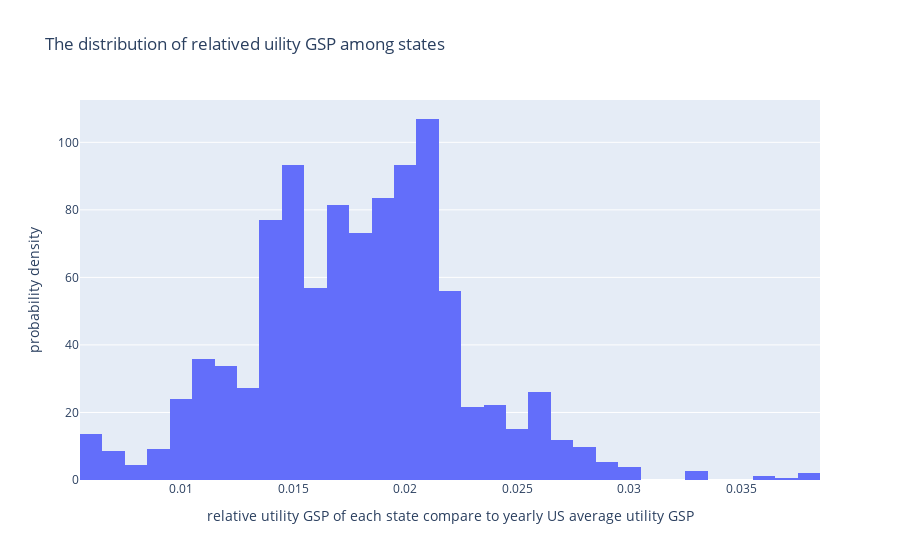

The code cell stored with this chart in its notebook:
### Markdown cell above
Following that pattern of thoughts, we can try to find the distribution of relative utility GSP across different states (__Univariate__)

### Code cell
# What is the tendency of the relative uility GSP power outage

px.histogram(powerOutage, x="UTIL.REALGSP.CONTRI.PROP",
             title="The distribution of relatived uility GSP among states",
             histnorm='probability density',
             labels={'UTIL.REALGSP.CONTRI.PROP': 'relative utility GSP of each state compare to yearly US average utility GSP'})

### Figure 1 — Plotly figure (JSON) as saved in the notebook; plotly's stock layout.template omitted (floating-point values rounded to 4 significant figures; data arrays with more than 128 entries replaced by an {"elided": "..."} marker saying what was removed)
{"data": [{"alignmentgroup": "True", "bingroup": "x", "histnorm": "probability density", "hovertemplate": "relative utility GSP of each state compare to yearly US average utility GSP=%{x}<br>probability density=%{y}<extra></extra>", "legendgroup": "", "marker": {"color": "#636efa", "pattern": {"shape": ""}}, "name": "", "offsetgroup": "", "orientation": "v", "showlegend": false, "type": "histogram", "x": {"elided": "1534 float values"}, "xaxis": "x", "yaxis": "y"}], "layout": {"barmode": "relative", "legend": {"tracegroupgap": 0}, "title": {"text": "The distribution of relatived uility GSP among states"}, "xaxis": {"anchor": "y", "domain": [0, 1], "title": {"text": "relative utility GSP of each state compare to yearly US average utility GSP"}}, "yaxis": {"anchor": "x", "domain": [0, 1], "title": {"text": "probability density"}}}}
